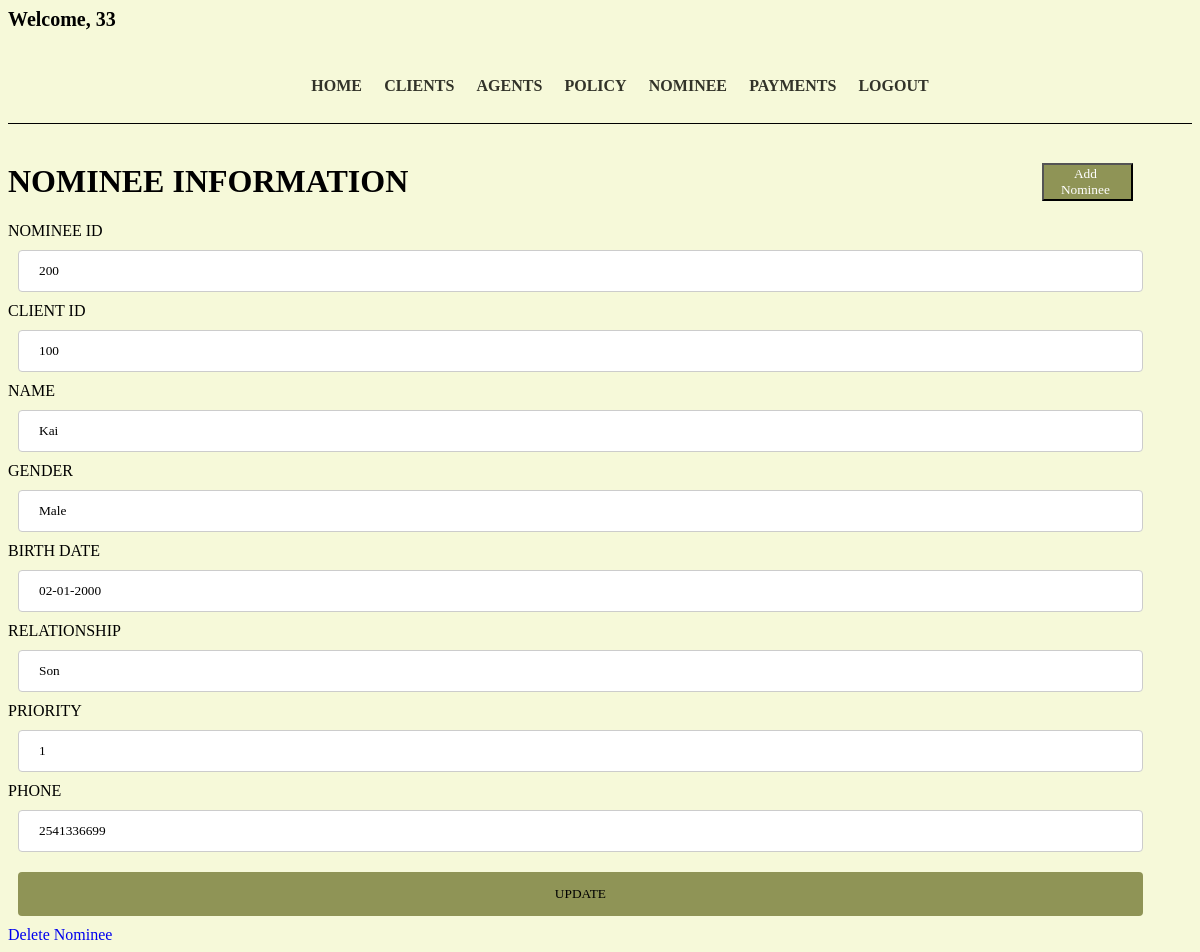
The app's page /lims/editNominee.php?nominee_id=200 (signed in) with its own data.
### tables this page shows
CREATE TABLE `nominee` (
  `nominee_id` varchar(200) NOT NULL,
  `client_id` varchar(100) NOT NULL,
  `name` varchar(50) NOT NULL,
  `sex` varchar(20) NOT NULL,
  `birth_date` varchar(50) NOT NULL,
  `relationship` varchar(20) NOT NULL,
  `priority` varchar(20) NOT NULL,
  `phone` varchar(50) NOT NULL
);

### lims/editNominee.php (the view, shortened to what this page needs)
<!DOCTYPE html>
<html>
<head>
</head>
<body>
    <?php include 'header.php';
    ?>
    <h1 class="heading">Nominee Information
        <button class="btn" textalign="center">
            <a href="addNominee.php" class="btn">Add Nominee</a>
        </button>
    </h1>
    <?php
    include 'connection.php';
    if ($_SERVER["REQUEST_METHOD"] == "GET") {
        $nominee_id = $_GET["nominee_id"];
    }
    $sql = "SELECT * from nominee where nominee_id='$nominee_id'";
    $result = $conn->query($sql);
    echo "<div>\n";
    echo '<form action="updateNominee.php" method="post">';
    while ($row = $result->fetch_assoc()) {
        echo "<label for=\"fname\">NOMINEE ID</label>";
        echo "<input type=\"text\" nominee_id=\"fname\" name=\"nominee_id\" placeholder=\"nominee id..\" value=\"$row[nominee_id]\">";
        echo "<label for=\"fname\">CLIENT ID</label>";
        echo "<input type=\"text\" nominee_id=\"fname\" name=\"client_id\" placeholder=\"client id..\" value=\"$row[client_id]\">";
        echo "<label for=\"fname\">NAME</label>";
        echo "<input type=\"text\" nominee_id=\"fname\" name=\"name\" placeholder=\"nominees Name..\" value=\"$row[name]\">";
        echo "<label for=\"fname\">GENDER</label>";
        echo "<input type=\"text\" nominee_id=\"fname\" name=\"sex\" placeholder=\"nominees gender..\" value=\"$row[sex]\">";
        echo "<label for=\"fname\">BIRTH DATE</label>";
        echo "<input type=\"text\" nominee_id=\"fname\" name=\"birth_date\" placeholder=\"nominees Birth Date..\" value=\"$row[birth_date]\">";
        echo "<label for=\"fname\">RELATIONSHIP</label>";
        echo "<input type=\"text\" nominee_id=\"fname\" name=\"relationship\" placeholder=\"Relationship With Client..\" value=\"$row[relationship]\">";
        echo "<label for=\"fname\">PRIORITY</label>";
        echo "<input type=\"text\" nominee_id=\"fname\" name=\"priority\" placeholder=\"Priority..\" value=\"$row[priority]\">";
        echo "<label for=\"fname\">PHONE</label>";
        echo "<input type=\"text\" nominee_id=\"fname\" name=\"phone\" placeholder=\"nominees Phone..\" value=\"$row[phone]\">";
    }
    echo "<input type=\"submit\" value=\"UPDATE\">";
    echo "</form>\n";
    echo "<a href='deleteNominee.php?nominee_id=" . $nominee_id . "'>Delete Nominee</a>";
    echo "</div>\n";
    ?>
</body>
</html>

### lims/editNominee.php (style rules this page uses)
.heading { font-weight: 800; text-transform: uppercase; }
.btn { background-color: #8f9456; color: white; float: right; text-decoration: none; margin-right: 5%; font-family: Georgia; }
input[type=text], select { font-family: Georgia; width: 95%; padding: 12px 20px; margin: 10px; display: inline-block; border: 1px solid #ccc; border-radius: 4px; box-sizing: border-box; }
input[type=submit] { font-family: Georgia; width: 95%; background-color: #8f9456; color: black; padding: 14px 20px; margin: 10px; border: none; border-radius: 4px; cursor: pointer; }
a { text-decoration: none; }

### records on screen
nominee: nominee_id "200", client_id "100", name "Kai", sex "Male", birth_date "02-01-2000", relationship "Son", priority "1", phone "2541336699"

### other values on screen
$_SESSION["username"] "33"
